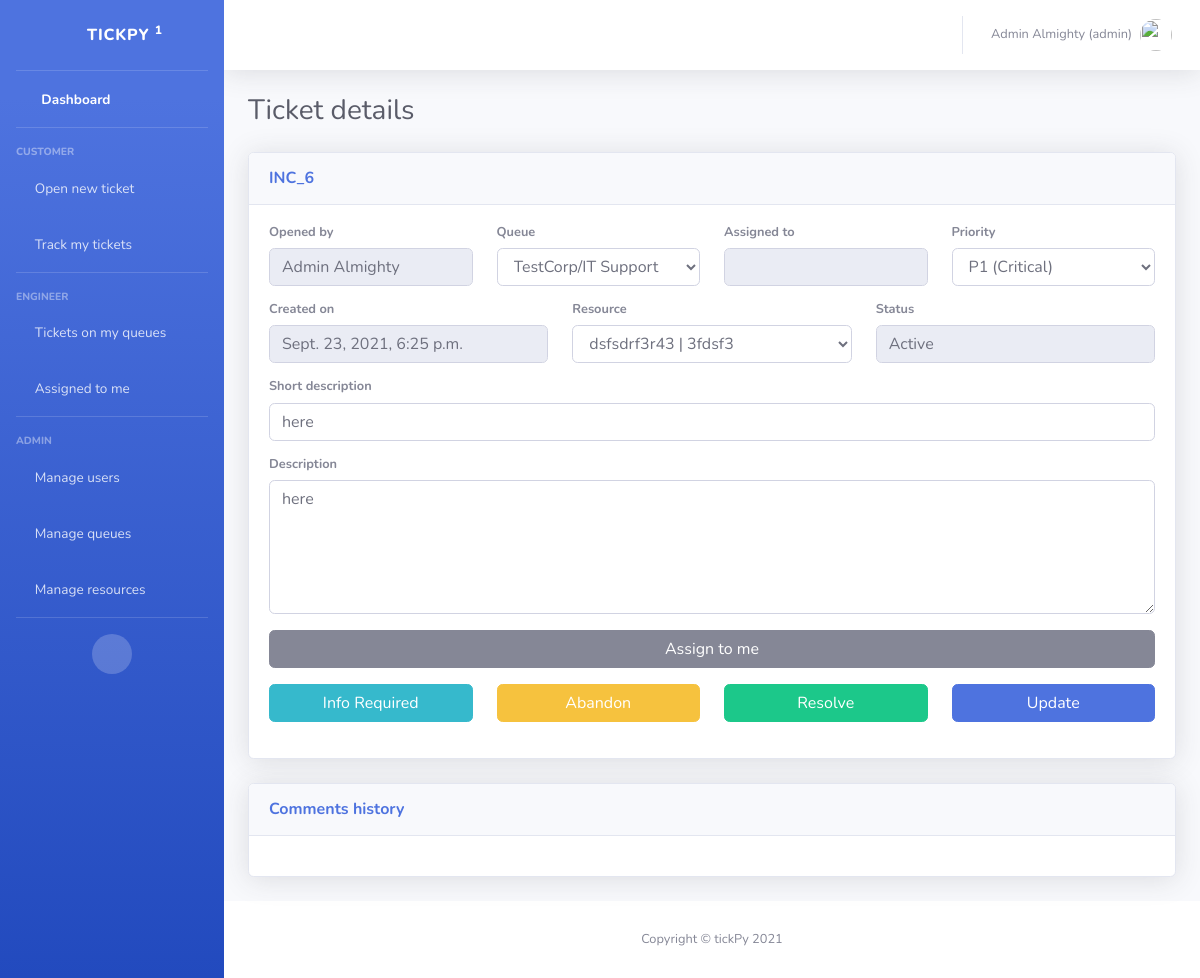
The page /show_ticket/6 (signed in) on the database as committed earlier.
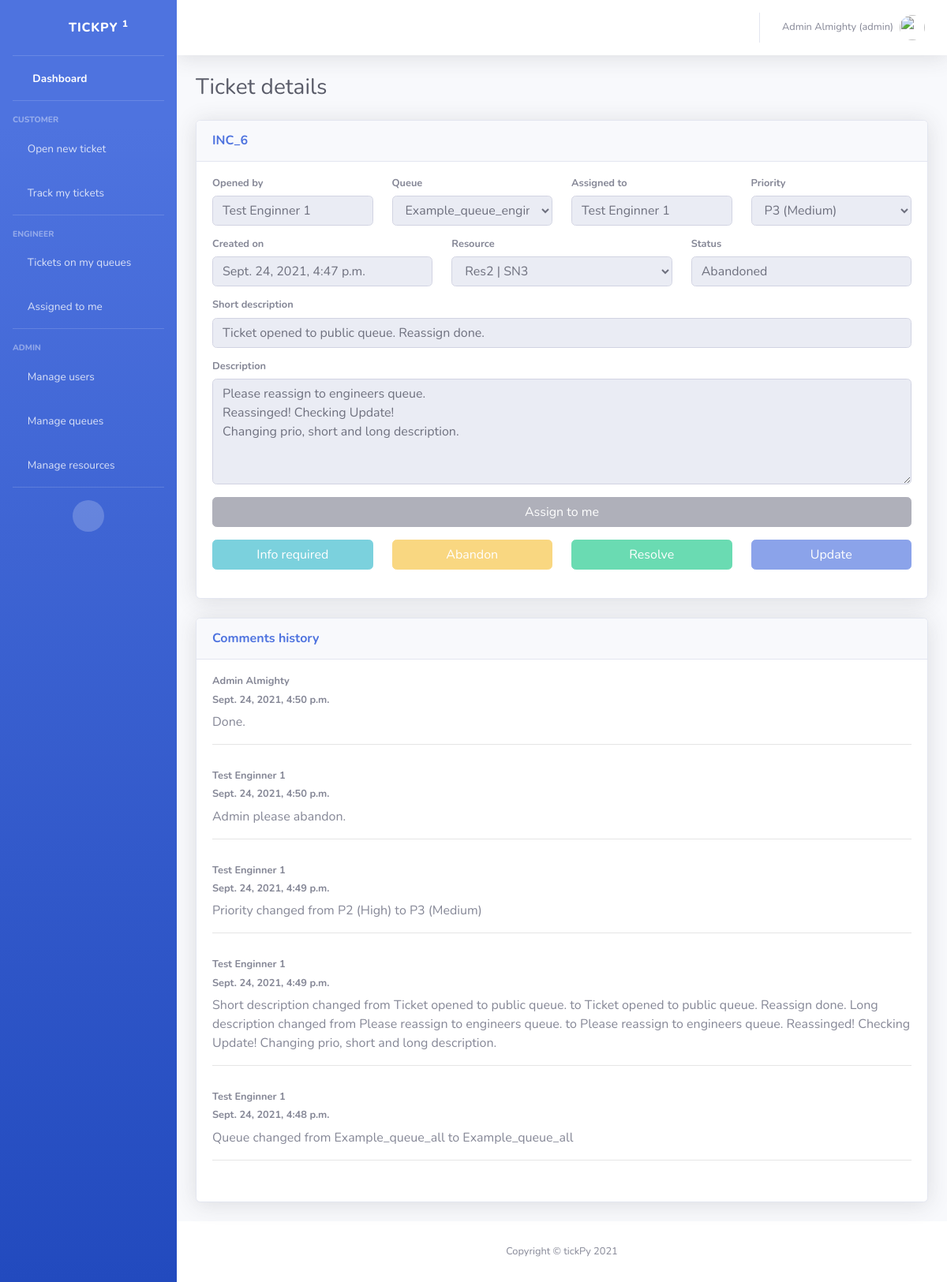
The same page on the database as committed later.
### tick_app/models.py (models this page shows, shortened)
class Ticket(models.Model):
    PRIORITY = (
        ('P1 (Critical)', 'P1 (Critical)'),
        ('P2 (High)', 'P2 (High)'),
        ('P3 (Medium)', 'P3 (Medium)'),
        ('P4 (Low)', 'P4 (Low)'),
        ('P5 (Info)', 'P5 (Info)'),
    )
    STATUS = (
        ('New', 'New'),
        ('Resolved', 'Resolved'),
        ('Abandoned', 'Abandoned'),
        ('Info required', 'Info required'),
        ('Updated', 'Updated'),
        ('Active', 'Active'),
    )
    queue = models.ForeignKey(Queue, on_delete=models.CASCADE)
    resource = models.ForeignKey(Resource, on_delete=models.CASCADE)
    user = models.ForeignKey(User, on_delete=models.CASCADE)
    assigned_engineer = models.CharField(max_length=100, blank=True)
    priority = models.CharField(max_length=16, choices=PRIORITY)
    short_desc = models.CharField(max_length=50)
    long_desc = models.TextField()
    date_created = models.DateTimeField(auto_now_add=True, null=True)
    status = models.CharField(max_length=16, choices=STATUS, default='New')

class Comment(models.Model):
    comment = models.TextField()
    date_created = models.DateTimeField(auto_now_add=True, null=True)
    ticket = models.ForeignKey(Ticket, null=True, on_delete=models.SET_NULL)
    user = models.ForeignKey(User, null=True, on_delete=models.CASCADE)
    def __str__(self):
        return self.comment

### tick_app/decorators.py (the view)
        def wrapper_func(request, *args, **kwargs):
            group = None
            if request.user.groups.exists():
                group = request.user.groups.all()[0].name
            if group in allowed_roles:
                return view_func(request, *args, **kwargs)
            else:
                return HttpResponse('You are not authorized to view this page')

### tick_app/forms.py
class TicketForm(forms.ModelForm):
    class Meta:
        model = Ticket
        fields = "__all__"
        widgets = {
            'queue': forms.Select(attrs={'class': 'form-control'}),
            'resource': forms.Select(attrs={'class': 'form-control'}),
            'priority': forms.Select(attrs={'class': 'form-control'}),
            'assigned_engineer': forms.TextInput(attrs={'class': 'form-control', 'disabled': True}),
            'short_desc': forms.TextInput(attrs={'class': 'form-control', 'placeholder': 'Short description'}),
            'long_desc': forms.Textarea(attrs={'class': 'form-control', 'rows': '5',
                                               'placeholder': 'Describe your problem...'}),
            'status': forms.TextInput(attrs={'class': 'form-control', 'value': 'New', 'hidden': True}),
        }

### tick_app/models.py (called while the page is built)
    def __str__(self):
        return f"{self.name} | {self.serial_no}"

    def __str__(self):
        return self.name

### tick_app/templates/tick_app/show_ticket.html (shortened to what the changed rows need)
{% extends 'tick_app/main.html' %}
{% load static %}
{% block content %}
<body id="page-top">
<div id="wrapper">
    <div id="content-wrapper" class="d-flex flex-column">
        <div id="content">
            <div class="container-fluid">
                <div class="d-sm-flex align-items-center justify-content-between mb-4">
                    <h1 class="h3 mb-0 text-gray-800">Ticket details</h1>
                </div>
                <div class="card shadow mb-4">
                    <div class="card-header py-3">
                        <h6 class="m-0 font-weight-bold text-primary">INC_{{ticket.id}}</h6>
                    </div>
                    <div class="card-body">
                        <form method="POST">
                            <div class="form-group row">
                                <div class="col-sm-3 mb-3 mb-sm-0">
                                    <h4 class="small font-weight-bold">Opened by</h4>
                                    <input type="text" class="form-control" value="{{ticket.user.first_name}} {{ticket.user.last_name}}" disabled>
                                </div>
                                <div class="col-sm-3 mb-3 mb-sm-0">
                                    <h4 class="small font-weight-bold">Queue</h4>
                                    {{ ticket_form.queue }}
                                </div>
                                <div class="col-sm-3 mb-3 mb-sm-0">
                                    <h4 class="small font-weight-bold">Assigned to</h4>
                                    {{ ticket_form.assigned_engineer }}
                                </div>
                                <div class="col-sm-3">
                                    <h4 class="small font-weight-bold">Priority</h4>
                                    {{ ticket_form.priority}}
                                </div>
                            </div>
                            <div class="form-group row">
                                <div class="col-sm-4">
                                    <h4 class="small font-weight-bold">Created on</h4>
                                    <input type="text" class="form-control" value="{{ ticket.date_created}}" disabled>
                                </div>
                                <div class="col-sm-4">
                                    <h4 class="small font-weight-bold">Resource</h4>
                                    {{ ticket_form.resource}}
                                </div>
                                <div class="col-sm-4">
                                    <h4 class="small font-weight-bold">Status</h4>
                                    <input type="text" class="form-control" value="{{ ticket.status}}" disabled>
                                </div>
                            </div>
                            <div class="form-group row">
                                <div class="col-sm-12">
                                    <h4 class="small font-weight-bold">Short description</h4>
                                    {{ ticket_form.short_desc}}
                                </div>
                            </div>
                            <div class="form-group row">
                                <div class="col-sm-12">
                                    <h4 class="small font-weight-bold">Description</h4>
                                    {{ ticket_form.long_desc}}
                                </div>
                            </div>
                            {% if request.user.groups.get.name == 'engineer' or request.user.groups.get.name == 'admin' %}
                            <div class="form-group row">
                                <div class="col-sm-12 mb-3 mb-sm-0">
                                    {% if ticket.status == 'Abandoned' or ticket.status == 'Resolved' or ticket.assigned_engineer%}
                                    <button class="btn btn-secondary btn-user btn-block" disabled>
                                        Assign to me
                                    </button>
                                    {% else %}
                                    <a class="btn btn-secondary btn-block" href="{% url 'assign_ticket' ticket.id %}">
                                        Assign to me
                                    </a>
                                    {% endif %}
                                </div>
                            </div>
                            <div class="form-group row">
                                <div class="col-sm-3 mb-3 mb-sm-0">
                                    {% if ticket.status == 'Abandoned' or ticket.status == 'Resolved' %}
                                    <button class="btn btn-info btn-user btn-block" disabled>
                                        Info required
                                    </button>
                                    {% else %}
                                    <a class="btn btn-info btn-block" href="#" data-toggle="modal"
                                       data-target="#addCommentModal">
                                        Info Required
                                    </a>
                                    {% endif %}
                                </div>
                                <div class="col-sm-3 mb-3 mb-sm-0">
                                    {% if ticket.status == 'Abandoned' or ticket.status == 'Resolved' %}
                                    <button class="btn btn-warning btn-user btn-block" disabled>
                                        Abandon
                                    </button>
                                    {% else %}
                                    <a class="btn btn-warning btn-block" href="#" data-toggle="modal"
                                       data-target="#abandonModal">
                                        Abandon
                                    </a>
                                    {% endif %}
                                </div>
                                <div class="col-sm-3 mb-3 mb-sm-0">
                                    {% if ticket.status == 'Abandoned' or ticket.status == 'Resolved' %}
                                    <button class="btn btn-success btn-user btn-block" disabled>
                                        Resolve
                                    </button>
                                    {% else %}
                                    <a class="btn btn-success btn-block" href="#" data-toggle="modal"
                                       data-target="#resolveModal">
                                        Resolve
                                    </a>
                                    {% endif %}
                                </div>
                                <div class="col-sm-3 mb-3 mb-sm-0">
                                    {% if ticket.status == 'Abandoned' or ticket.status == 'Resolved' %}
                                    <button class="btn btn-primary btn-user btn-block" disabled>
                                        Update
                                    </button>
                                    {% else %}
                                    <input type="submit" class="btn btn-primary btn-user btn-block" value="Update">
                                    {% endif %}
                                </div>
                            </div>
                            {% endif %}
                        </form>
                    </div>
                </div>
                <div class="card shadow mb-4">
                    <div class="card-body">
                        <form method="POST">
                            {% for comment in ticket_comments%}
                            <div class="form-group row">
                                <div class="col-sm-12">
                                    <h4 class="small font-weight-bold">{{ comment.user.first_name }} {{ comment.user.last_name }}</h4>
                                    <h4 class="small font-weight-bold">{{ comment.date_created }}</h4>
                                    <p>{{ comment }}</p>
                                    <hr>
                                </div>
                            </div>
                            {% endfor %}
                        </form>
                    </div>
                </div>
            </div>
        </div>
    </div>
</div>
{% endblock %}

Rows that differ between the two databases and show on the page:
changed Ticket id 6: user.first_name "Admin Almighty" → "Test Enginner 1"; queue "TestCorp/IT Support" → "Example_queue_engineers"; assigned_engineer (not shown) → "Test Enginner 1"; priority "P1 (Critical)" → "P3 (Medium)"; date_created "Sept. 23, 2021, 6:25 p.m." → "Sept. 24, 2021, 4:47 p.m."; resource "dsfsdrf3r43 | 3fdsf3" → "Res2 | SN3"; status "Active" → "Abandoned"; short_desc "here" → "Ticket opened to public queue. Reassign done."; long_desc "here" → "Please reassign to engineers queue. Reassinged! Checking Update! Changing prio, short and long description."
added Comment: user.first_name "Admin", user.last_name "Almighty", date_created "Sept. 24, 2021, 4:50 p.m.", comment "Done."
added Comment: user.first_name "Test", user.last_name "Enginner 1", date_created "Sept. 24, 2021, 4:50 p.m.", comment "Admin please abandon."
added Comment: user.first_name "Test", user.last_name "Enginner 1", date_created "Sept. 24, 2021, 4:49 p.m.", comment "Priority changed from P2 (High) to P3 (Medium)"
now on this page (row edited): Comment: user.first_name "Test", user.last_name "Enginner 1", date_created "Sept. 24, 2021, 4:49 p.m.", comment "Short description changed from Ticket opened to public queue. to Ticket opened to public queue. Reassign done. Long description changed from Please reassign to engineers queue. to Please reassign to engineers queue. Reassinged! Checking Update! Changing prio, short and long description."
now on this page (row edited): Comment: user.first_name "Test", user.last_name "Enginner 1", date_created "Sept. 24, 2021, 4:48 p.m.", comment "Queue changed from Example_queue_all to Example_queue_all"
Other text that changed with them:
form field value: "Update" → (not shown)
text no longer shown: "Info Required"
text now shown: "Info required Update"
